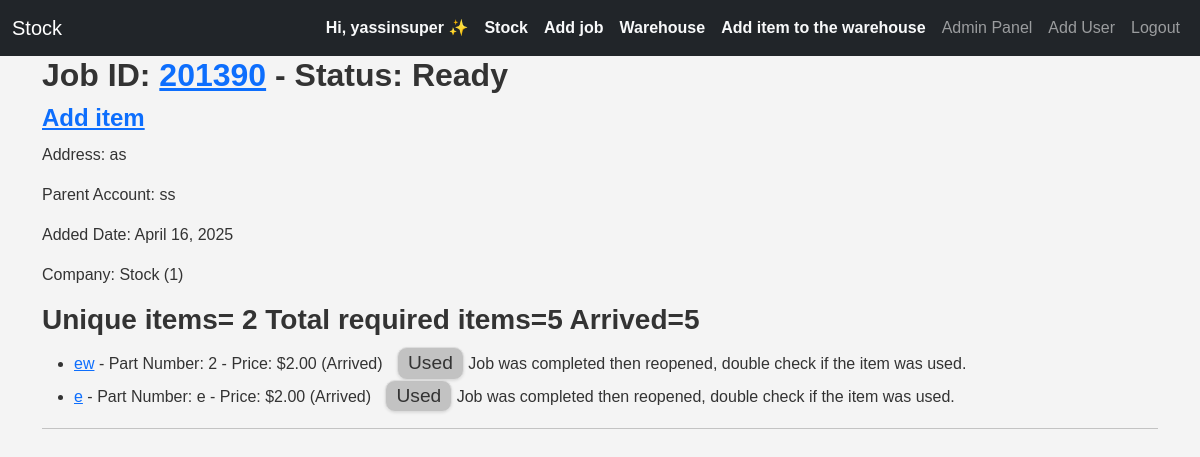
/ (signed in), run on an earlier commit of the app's database.
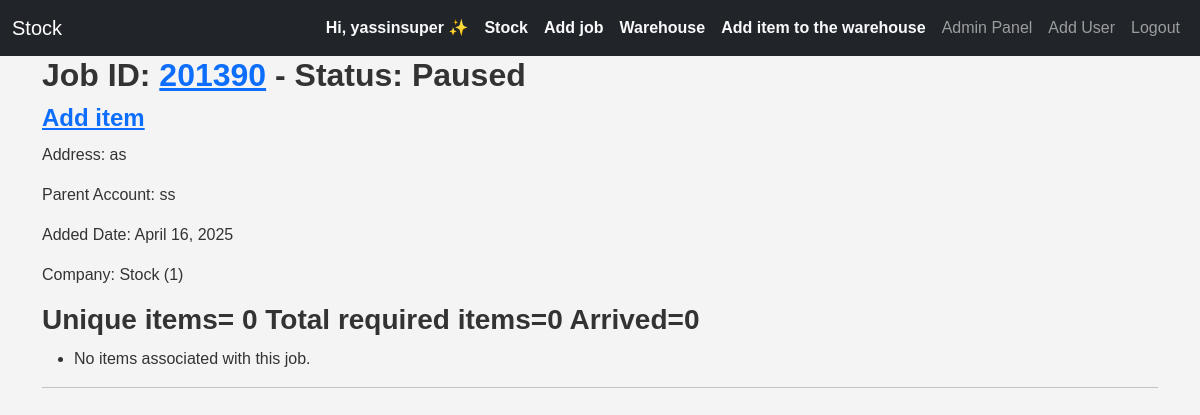
And on a later commit of the database.
### inventory/models.py (models this page shows, shortened)
class CustomUser(AbstractUser):
    company = models.ForeignKey(Company, on_delete=models.CASCADE, null=True, blank=True, related_name="employeees")
    email = models.EmailField(unique=True)
    username = models.CharField(max_length=90, unique=False)
    groups = models.ManyToManyField('auth.Group', related_name='users')
    REQUIRED_FIELDS = ['username',]
    USERNAME_FIELD = 'email'
    class Meta:
        verbose_name_plural = 'users'
        ordering = ['id']

class Company(models.Model):
    owner = models.ForeignKey("inventory.CustomUser", on_delete=models.CASCADE, null=True, blank=True,related_name="company_owner")
    employees = models.ManyToManyField('CustomUser', related_name='companies')
    company_name=models.CharField(max_length=70)
    company_email = models.EmailField(max_length=100)
    address=models.TextField()
    phone=models.CharField(max_length=15)
    def __str__(self):
        return self.company_name +" ("+ str(self.id)+") "
    class Meta:
        verbose_name_plural = 'companies'
        ordering = ['company_name']

class Job(models.Model):
    status_chouces=[
        ('ready', 'Ready'),
        ('paused', 'Paused'),
        ('completed', 'Completed'),
        ('cancelled', 'Cancelled'),
        ('quoted', 'Quoted and waiting')
    ]
    address = models.CharField(max_length=70)
    job_id=models.IntegerField()
    status=models.CharField(choices=status_chouces, max_length=20)
    parent_account=models.CharField(max_length=70)
    added_date=models.DateField(auto_now_add=True)
    company=models.ForeignKey(Company,on_delete=models.CASCADE,related_name="job_company")
    items_arrived=models.BooleanField(default=False, )
    post_code=models.CharField(max_length=10, null=True, blank=True)
    quoted=models.BooleanField(default=False)
    class Meta:
        unique_together = ('job_id', 'company')  # Enforce uniqueness at the company level

class Item(models.Model):
    CHOICES=[
        ('ordered', 'Ordered'),
        ('arrived', 'Arrived'),
        ('not_ordered','Not ordered'),
    ]
    job = models.ForeignKey(
        Job,
        on_delete=models.CASCADE,
        null=True,
        blank=True,
        related_name="items"
    )
    name=models.CharField(max_length=70)
    part_number=models.TextField(max_length=30)
    reference=models.TextField(blank=True,null=True,max_length=40)
    price=models.DecimalField(max_digits=10, decimal_places=2)
    supplier=models.CharField(max_length=70)
    status=models.CharField(max_length=20,choices=CHOICES,default="not_ordered")
    company=models.ForeignKey(Company,on_delete=models.CASCADE,related_name="item_company")
    added_date=models.DateTimeField(auto_now_add=True)
    added_by=models.ForeignKey(CustomUser, on_delete=models.DO_NOTHING, null=True, blank=True, related_name="added_by_user")
    is_warehouse_item=models.BooleanField(default=False)
    is_moved_to_warehouse=models.BooleanField(default=False)
    warehouse_quantity=models.PositiveSmallIntegerField(default=0)
    job_quantity=models.PositiveSmallIntegerField(default=0)
    arrived_quantity=models.PositiveSmallIntegerField(default=0)
    is_used=models.BooleanField(default=False)
    notes=models.TextField(null=True, blank=True)

### inventory/views.py (the view)
# urls.py: path('',views.inventory,name='inventory'),
@login_required(login_url='login', redirect_field_name='inventory')
@no_ban
def inventory(request):
    rjobs = Job.objects.annotate(item_count=Count('items')).filter(items_arrived=True).prefetch_related('items')
    items=Item.objects.filter(company=request.user.company)
    rjobs=Job.objects.filter(company=request.user.company)
    context={'rjobs':rjobs,
            'items':items,
            }
    return render(request,'inventory/inventory.html',context)

### inventory/templatetags/custom_tags.py (called while the page is built)
@register.filter
def is_admin(user):
    if user.groups.filter(name='Admin').exists() or user.company.owner==user:
        return True
    return False

@register.filter
def is_owner(user):
    if user.is_authenticated and user.company.owner==user:
        return True
    return False

@register.filter
def total_quantity(job):
    total_quantity = 0
    for item in job.items.all():
        total_quantity =total_quantity+item.job_quantity
    return total_quantity

@register.filter
def total_arrived_quantity(job):
    total_arrived_quantity = 0
    for item in job.items.all():
        total_arrived_quantity = total_arrived_quantity+item.arrived_quantity
    return total_arrived_quantity

### templates/inventory/inventory.html (shortened to what this page needs)
{% extends 'inventory/base.html' %}
{% load static %}
{% load custom_tags %}
{% block body %}
  {% if rjobs %}
    {% for job in rjobs %}
      {% if job.status != 'ready' and job.items_arrived and job.status != 'completed' %}
        <h2>Job ID: <a href="{% url 'update_job' job.job_id %}">{{ job.job_id }}</a> - Status: {{ job.get_status_display }} <small>"Required parts have arrived but the job isn't marked as Ready"</small></h2>
      {% elif job.status == 'ready' and not job.items_arrived %}
        <h2>Job ID: <a href="{% url 'update_job' job.job_id %}">{{ job.job_id }}</a> - Status: {{ job.get_status_display }} <small>"Required parts have not arrived but the job is marked as Ready"</small></h2>
      {% else %}
        <h2>Job ID: <a href="{% url 'update_job' job.job_id %}">{{ job.job_id }}</a> - Status: {{ job.get_status_display }}</h2>
        <h4><a href="{% url 'item_add' job.job_id %}">Add item</a></h4>
      {% endif %}
      <p>Address: {{ job.address }}</p>
      <p>Parent Account: {{ job.parent_account }}</p>
      <p>Added Date: {{ job.added_date }}</p>
      <p>Company: {{ job.company }}</p>
      <h3>Unique items= {{ job.items.count }} Total required items={{ job|total_quantity }} Arrived={{ job|total_arrived_quantity }}</h3>
      <ul>
        {% for item in job.items.all %}
          <li>
            <a href="{% url 'update_item' item.id %}">{{ item.name }}</a> - Part Number: {{ item.part_number }} - Price: ${{ item.price }}
            ({{ item.get_status_display }}){% if item.is_used %}
              <span style="
            display: inline-block;
    padding: 1px 10px;
    margin-left: 10px;
    font-size: 1.2rem;
    font-weight: normal;
    color: #333;
    background-color: rgba(182, 182, 182, 0.79);
    border: 1px solid #ddd;
    border-radius: 10px;
    box-shadow: 0 1px 3px rgba(0, 0, 0, 0.1);
      ">Used</span>
              {{ item.notes }}
            {% endif %}
          </li>
        {% empty %}
          <li>No items associated with this job.</li>
        {% endfor %}
      </ul>
      <hr />
    {% endfor %}
  {% endif %}
  <link rel="stylesheet" href="{% static 'css/style.css' %}" />
{% endblock %}

### templates/inventory/base.html (shortened to what this page needs)
{% load static %}
{% load custom_tags %}
<!DOCTYPE html>
<html lang="en">
  <head>
    <link href="https://cdn.jsdelivr.net/npm/bootstrap@5.3.3/dist/css/bootstrap.min.css" rel="stylesheet" />
    <link rel="stylesheet" href="{% static 'css/style.css' %}" />
  </head>
  <body>
    {% if request.user.is_authenticated %}
      <nav class="navbar navbar-expand-lg navbar-dark bg-dark">
        <div class="container-fluid">
          <a class="navbar-brand" href="{% url 'inventory' %}">{{ request.user.company.company_name }}</a>
          <div class="collapse navbar-collapse" id="navbarNav">
            <ul class="navbar-nav ms-auto align-items-center">
              <li class="nav-item">
                <a class="nav-link fw-bold text-light" href="{% url 'update_user' request.user.id %}">
                  {% if request.user|is_owner %}
                    Hi, {{ request.user.username }} ✨
                  {% else %}
                    {% if request.user|is_admin %}
                      {{ request.user.username }}👔 <small>Admin</small>
                    {% else %}
                      {{ request.user.username }}👔 <small>Employee</small>
                    {% endif %}
                  {% endif %}
                </a>
              </li>
              {% if request.user.company %}
                {% if request.user|is_owner %}
                  <li class="nav-item">
                    <a class="nav-link fw-bold text-light" href="{% url 'update_company' request.user.company.id %}">{{ request.user.company.company_name }}</a>
                  </li>
                {% else %}
                  <li class="nav-item">
                    <a class="nav-link fw-bold text-light" href="{% url 'update_company' request.user.company.id %}">{{ request.user.company.company_name }}</a>
                  </li>
                {% endif %}
              {% endif %}
              <li class="nav-item">
                <a class="nav-link fw-bold text-light" href="{% url 'create_job' %}">Add job</a>
              </li>
              <li class="nav-item">
                <a class="nav-link fw-bold text-light" href="{% url 'warehouse' %}">Warehouse</a>
              </li>
              <li class="nav-item">
                <a class="nav-link fw-bold text-light" href="{% url 'item_add' True %}">Add item to the warehouse</a>
              </li>
              {% if request.user|is_admin %}
                <li class="nav-item">
                  <a class="nav-link" href="{% url 'admin_panel' %}">Admin Panel</a>
                </li>
                <li class="nav-item">
                  <a class="nav-link" href="{% url 'register' %}">Add User</a>
                </li>
              {% endif %}
              <li class="nav-item">
                <a class="nav-link" href="{% url 'logout' %}">Logout</a>
              </li>
            </ul>
          </div>
        </div>
      </nav>
    {% endif %}
    <div class="container content">
      {% block body %}
      {% endblock %}
    </div>
  </body>
</html>

### stock/static/css/style.css (style rules this page uses)
body { font-family: Arial, sans-serif; background: #f4f4f4; margin: 0; padding: 0; color: #333; }
h2, h3, h4 { font-weight: 600; margin-bottom: 10px; }

What changed in the data, as far as the page shows it:
removed Item: name "ew", part_number "2", price "2.00", status "Arrived", notes "Job was completed then reopened, double check if the item was used."
changed Job "as": loses Item (name "e", part_number "e", price "2.00", status "Arrived", notes "Job was completed then reopened, double check if the item was used."); status "Ready" → "Paused"; items.count "2" → "0"; id "5" → "0"; now shows "No items associated with this job."
